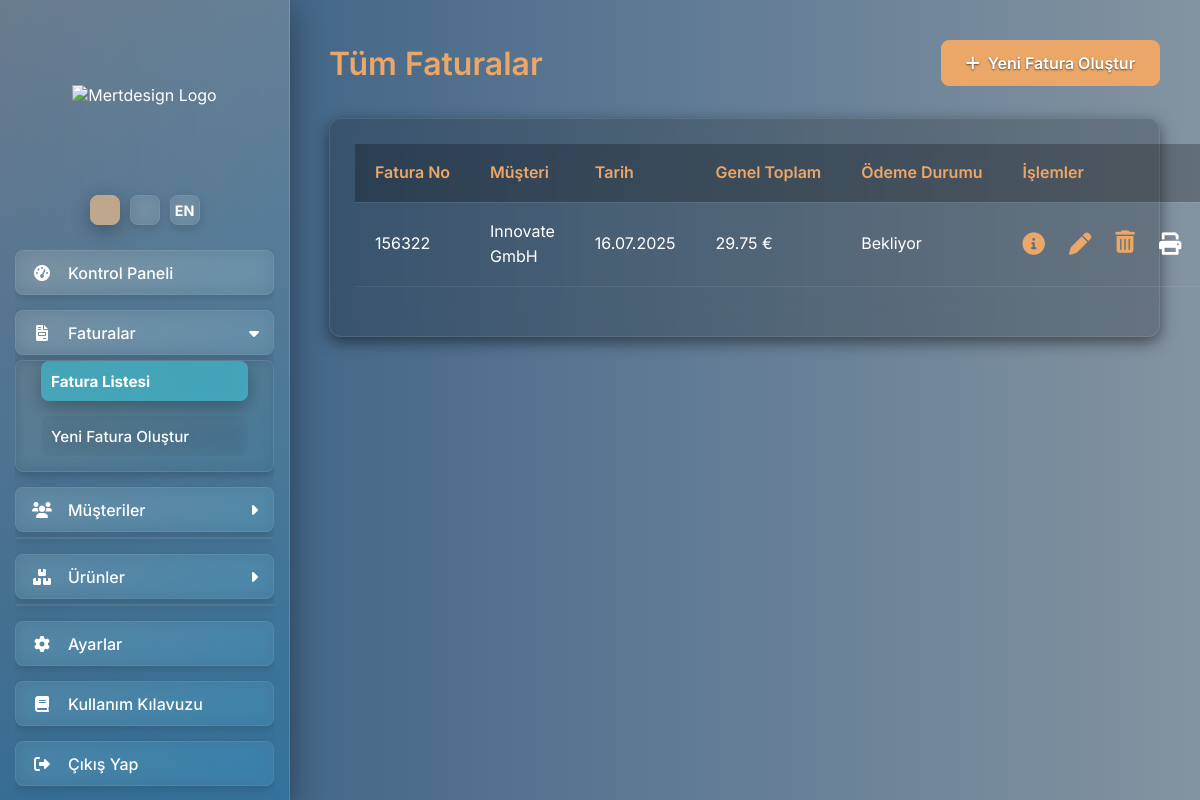
The page /fatura_listesi?lang=tr (signed in) on the database its author committed.
### app.py (models this page shows)
class Fatura(db.Model):
    id = db.Column(db.Integer, primary_key=True)
    fatura_no = db.Column(db.String(50), nullable=False, unique=True)
    tarih = db.Column(db.DateTime, default=datetime.utcnow)
    ausfuhrungsdatum = db.Column(db.DateTime, nullable=True)
    santiye = db.Column(db.String(200), nullable=True)
    sachbearbeiter = db.Column(db.String(100), nullable=True)
    musteri_id = db.Column(db.Integer, db.ForeignKey('musteri.id'), nullable=False)
    ara_toplam = db.Column(db.Float, nullable=False, default=0.0)
    kdv_tutari = db.Column(db.Float, nullable=False, default=0.0)
    genel_toplam = db.Column(db.Float, nullable=False, default=0.0)
    odeme_durumu = db.Column(db.String(50), default="Bekliyor", nullable=False)
    kalemler = db.relationship('FaturaKalemi', backref='fatura', lazy=True, cascade="all, delete-orphan")
    is_reverse_charge_invoice = db.Column(db.Boolean, default=False)

class Musteri(db.Model):
    id = db.Column(db.Integer, primary_key=True)
    firma_adi = db.Column(db.String(150), nullable=False)
    adres = db.Column(db.String(300), nullable=False)
    vergi_no = db.Column(db.String(50), nullable=True)
    telefon = db.Column(db.String(50), nullable=True)
    email = db.Column(db.String(120), nullable=True)
    ilgili_kisi = db.Column(db.String(100), nullable=True)
    web_adresi = db.Column(db.String(120), nullable=True)
    notlar = db.Column(db.Text, nullable=True)
    faturalar = db.relationship('Fatura', backref='musteri', lazy=True, cascade="all, delete-orphan")
    is_reverse_charge = db.Column(db.Boolean, default=False)

### app.py (the view)
@app.route('/fatura_listesi')
@login_required
def fatura_listesi():
    faturalar = Fatura.query.order_by(Fatura.tarih.desc()).all()
    return render_template('fatura_listesi.html', faturalar=faturalar)

### app.py (called while the page is built)
def get_locale():
    if not has_request_context():
        return app.config['BABEL_DEFAULT_LOCALE']
    if 'lang' in request.args and request.args['lang'] in current_app.config['LANGUAGES']:
        session['lang'] = request.args['lang']
    if 'lang' in session:
        return session.get('lang')
    return request.accept_languages.best_match(current_app.config['LANGUAGES']) or current_app.config['BABEL_DEFAULT_LOCALE']

@app.before_request
def before_request_locale():
    g.locale = get_locale()

@login_manager.user_loader
def load_user(user_id):
    return User.query.get(int(user_id))

@app.context_processor
def inject_global_data_for_all_templates():
    sirket_profili = SirketProfili.query.first()
    if not sirket_profili:
        sirket_profili = {
            'firma_unvani': _('Yükleniyor...'),
            'adres': '', 'telefon': '', 'email': '', 'web_adresi': '',
            'iban': '', 'bic': '', 'vergi_no': '', 'sirket_no': '', 'banka_adi': ''
        }
    return dict(app=app, profil=sirket_profili, current_user=current_user)

### templates/fatura_listesi.html (shortened to what this page needs)
{% extends "layout.html" %}
{% block content %}
    <div class="page-header">
        <h1 class="page-title">{{ _('Tüm Faturalar') }}</h1>
        <a href="{{ url_for('fatura_olustur') }}" class="btn btn-primary">
            <i class="fas fa-plus"></i> {{ _('Yeni Fatura Oluştur') }}
        </a>
    </div>
    <div class="card">
        {% if faturalar %}
        <div class="overflow-x-auto">
            <table class="items-table w-full">
                <thead>
                    <tr>
                        <th class="text-left">{{ _('Fatura No') }}</th>
                        <th class="text-left mobile-hide">{{ _('Müşteri') }}</th>
                        <th class="text-left mobile-hide">{{ _('Tarih') }}</th>
                        <th class="text-end mobile-hide">{{ _('Genel Toplam') }}</th>
                        <th class="text-left mobile-hide">{{ _('Ödeme Durumu') }}</th>
                        <th class="text-center">{{ _('İşlemler') }}</th>
                    </tr>
                </thead>
                <tbody>
                    {% for fatura in faturalar %}
                    <tr>
                        <td class="text-left">{{ fatura.fatura_no }}</td>
                        <td class="text-left mobile-hide">
                            <a href="{{ url_for('musteri_detay', musteri_id=fatura.musteri.id) }}" class="customer-name-link">{{ fatura.musteri.firma_adi }}</a>
                        </td>
                        <td class="text-left mobile-hide">{{ fatura.tarih.strftime('%d.%m.%Y') }}</td>
                        <td class="text-end mobile-hide">{{ "%.2f"|format(fatura.genel_toplam) }} €</td>
                        <td class="text-left mobile-hide">{{ _(fatura.odeme_durumu) }}</td>
                        <td class="text-center">
                            <div class="action-icons">
                                <a href="{{ url_for('fatura_detay', fatura_id=fatura.id) }}" title="{{ _('Detayları Görüntüle') }}">
                                    <i class="fas fa-info-circle"></i>
                                </a>
                                <a href="{{ url_for('fatura_duzenle', fatura_id=fatura.id) }}" title="{{ _('Faturayı Düzenle') }}">
                                    <i class="fas fa-pen"></i>
                                </a>
                                <form action="{{ url_for('fatura_sil', fatura_id=fatura.id) }}" method="POST" style="display:inline;" onsubmit="return confirm('{{ _('Bu faturayı silmek istediğinizden emin misiniz?') }}');">
                                    <button type="submit" title="{{ _('Faturayı Sil') }}">
                                        <i class="fas fa-trash-alt"></i>
                                    </button>
                                </form>
                                <a href="{{ url_for('fatura_pdf', fatura_id=fatura.id) }}" title="{{ _('PDF Oluştur / Yazdır') }}" target="_blank">
                                    <i class="fas fa-print"></i>
                                </a>
                            </div>
                        </td>
                    </tr>
                    {% endfor %}
                </tbody>
            </table>
        </div>
        {% else %}
        <p class="text-center">{{ _('Henüz hiç fatura oluşturulmadı.') }}</p>
        {% endif %}
    </div>
{% endblock content %}

### templates/fatura_listesi.html (style rules this page uses)
.page-header h1.page-title { color: var(--btn-primary-bg); font-size: 2rem; font-weight: 600; }
.page-header { display: flex; justify-content: space-between; align-items: center; margin-bottom: 2rem; flex-wrap: wrap; gap: 1rem; }
.card { background-color: rgba(0, 0, 0, 0.2); padding: 25px; border-radius: 12px; border: 1px solid rgba(255, 255, 255, 0.1); box-shadow: 0 5px 15px rgba(0,0,0,0.5); margin-bottom: 30px; }
.items-table { width: 100%; border-collapse: collapse; line-height: 1.6; }
.items-table th, .items-table td { padding: 1rem 1.25rem; border-bottom: 1px solid rgba(255, 255, 255, 0.08); text-align: left; vertical-align: middle; color: var(--text-primary); }
.items-table th { font-weight: 600; color: var(--btn-primary-bg); white-space: nowrap; background-color: rgba(0, 0, 0, 0.25); }
.action-icons a, .action-icons button { background-color: transparent; color: var(--btn-primary-bg); padding: 0; border-radius: 4px; font-size: 1.4rem; transition: color 0.2s ease, transform 0.1s ease; border: none; cursor: pointer; line-height: 1; text-decoration: none; }
.action-icons .fa-info-circle { color: var(--btn-primary-bg); }
.action-icons .fa-pen { color: var(--btn-primary-bg); }
.action-icons .fa-trash-alt { color: var(--btn-primary-bg); }

### rows shown on the page
Fatura: fatura_no "156322", musteri.firma_adi "Innovate GmbH", tarih "16.07.2025", genel_toplam "29.75"
